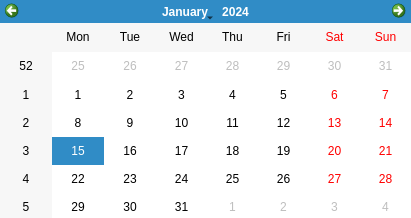
<?xml version="1.0" encoding="UTF-8"?>
<ui version="4.0">
 <class>dlgCalendar</class>
 <widget class="QDialog" name="dlgCalendar">
  <property name="geometry">
   <rect>
    <x>0</x>
    <y>0</y>
    <width>411</width>
    <height>218</height>
   </rect>
  </property>
  <property name="windowTitle">
   <string>Fecha de alta</string>
  </property>
  <widget class="QCalendarWidget" name="Calendar">
   <property name="geometry">
    <rect>
     <x>0</x>
     <y>0</y>
     <width>411</width>
     <height>221</height>
    </rect>
   </property>
  </widget>
 </widget>
 <resources/>
 <connections/>
</ui>
